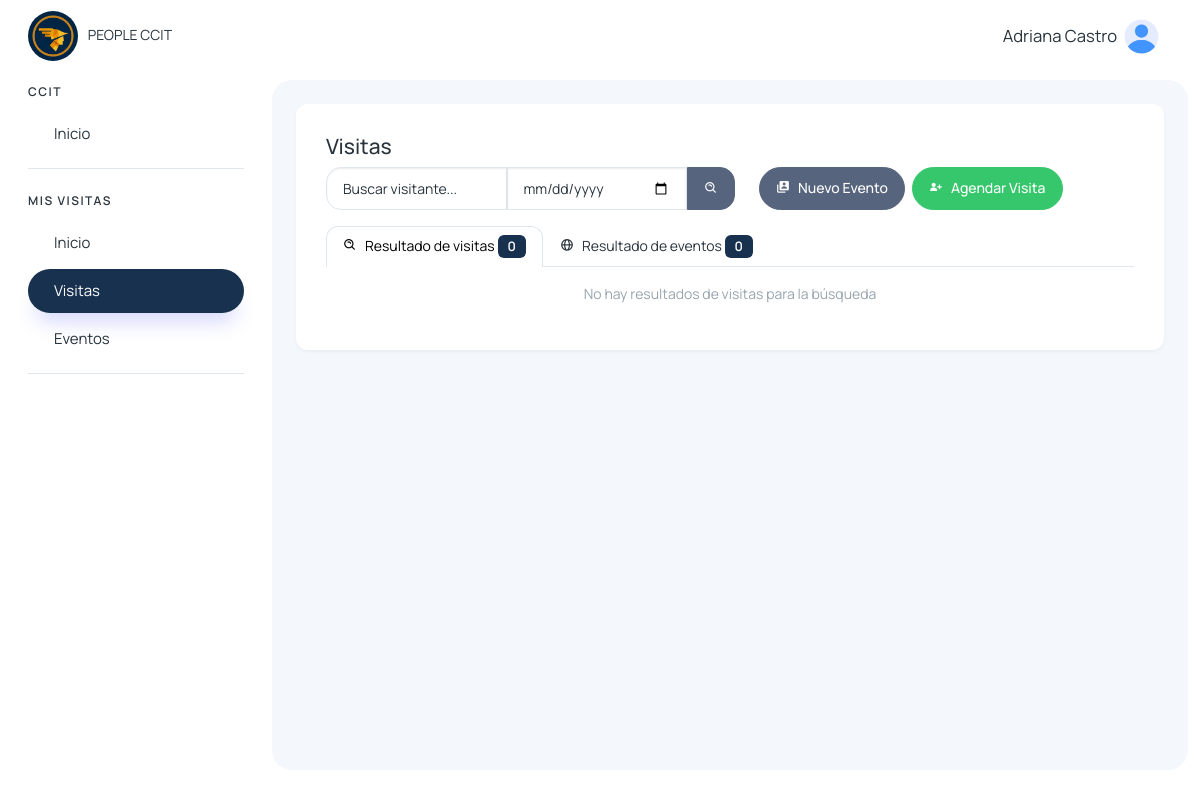
The page /colaboradores/buscar_visitas_colaborador (signed in) on the database as committed earlier.
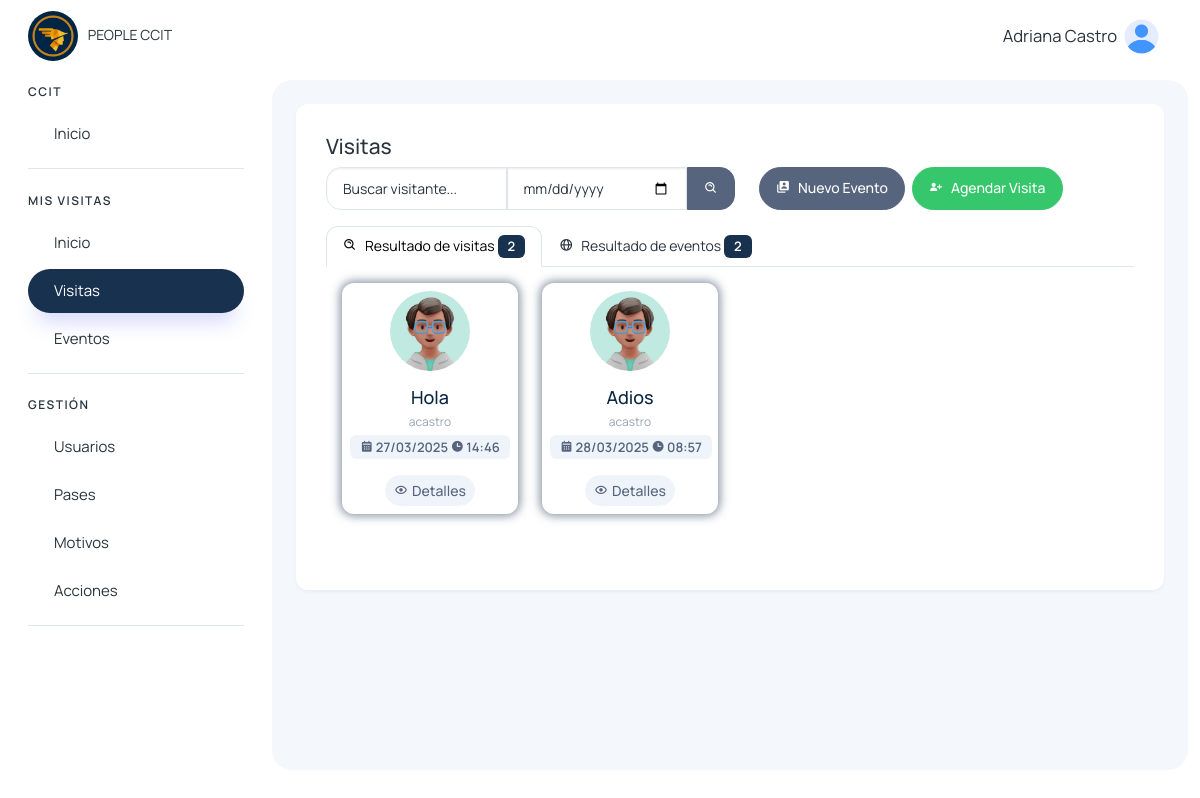
The same page on the database as committed later.
### visitantes/models.py (models this page shows, shortened)
class Visita(models.Model):
    cod_visita = models.CharField(max_length=50, unique=True)
    visitante = models.CharField(max_length=500)
    motivo = models.TextField()
    accion = models.TextField(null=True, blank=True)
    tipo = models.TextField()
    agendado_presente = models.CharField(max_length=500, null=True, blank=True)
    estado_visitante = models.CharField(max_length=500, null=True, blank=True)
    area_departamento = models.CharField(max_length=255)
    fecha_visita = models.DateField()
    hora_ingreso = models.TimeField()
    hora_salida = models.TimeField(null=True, blank=True)
    persona_visitada = models.ForeignKey(User, on_delete=models.CASCADE, related_name='visitas_recibidas')
    usuario_registro = models.ForeignKey(User, on_delete=models.CASCADE, related_name='visitas_registradas')
    num_pase = models.CharField(max_length=50, null=True, blank=True)
    foto_documento_identificacion = models.ImageField(upload_to='visitantes/', blank=True, null=True)
    created_at = models.DateTimeField(auto_now_add=True)
    updated_at = models.DateTimeField(auto_now=True)

### colaboradores/views.py (the view)
# urls.py: path('colaboradores/buscar_visitas_colaborador', views.buscar_visitas_colaborador, name='buscar_visitas_colaborador'),
@login_required
def buscar_visitas_colaborador(request):
    q = request.GET.get('q', '').strip()
    fecha_str = request.GET.get('fecha', '').strip()  # formato YYYY-MM-DD
    persona = request.user.id
    today = timezone.localdate()
    fecha_filter = None
    if fecha_str:
        try:
            fecha_filter = datetime.strptime(fecha_str, "%Y-%m-%d").date()
        except ValueError:
            fecha_filter = None
    visitantes_visita = VisitanesVisita.objects.all()
    pertenencias = PertenenciasVisitante.objects.all()
    pases = PaseAcceso.objects.all()
    pases_disponibles = PaseAcceso.objects.filter(estado_pase='Disponible').count()
    eventos = EventoCapacitacion.objects.all()  # opcional
    visitante_por_documento = {v.documento_identificacion: v.nombre for v in visitantes_visita}
    filtros_visita = Q()
    if q:
        visitantes_match = VisitanesVisita.objects.filter(nombre__icontains=q)
        cod_visitas = visitantes_match.values_list('cod_visita', flat=True).distinct()
        filtros_visita &= Q(cod_visita__in=cod_visitas)
    if fecha_filter:
        filtros_visita &= Q(fecha_visita=fecha_filter)
    visitas_result = Visita.objects.filter(filtros_visita, persona_visitada = request.user.id).order_by('fecha_visita', 'hora_ingreso')
    if q:
        evento_visitantes_match = EventoVisitante.objects.filter(nombre_visitante__icontains=q)
    else:
        evento_visitantes_match = EventoVisitante.objects.all()
    id_eventos = evento_visitantes_match.values_list('id_evento', flat=True).distinct()
    if fecha_filter:
        eventos_result = EventoCapacitacion.objects.filter(id__in=id_eventos, fecha=fecha_filter, organizador = request.user.id)
    else:
        eventos_result = EventoCapacitacion.objects.filter(id__in=id_eventos, organizador = request.user.id)
    eventos_result = eventos_result.order_by('fecha', 'hora_inicio')
    visitas_info = {}
    for visita in visitas_result:
        visitas_info[visita.cod_visita] = {
            'visita': visita,
            'visitantes': [v for v in visitantes_visita if v.cod_visita == visita.cod_visita],
            'pertenencias': [p for p in pertenencias if p.cod_visita == visita.cod_visita],
        }
    colaboradores = Colaborador.objects.filter(estado='activo')
    t_visitas = visitas_result.count()
    t_eventos = eventos_result.count()
    context = {
        'resultados_visitas': visitas_result,
        'resultados_eventos': eventos_result,
        't_visitas': t_visitas,
        't_eventos': t_eventos,
        'query': q,
        'persona': persona,
        'fecha': fecha_filter if fecha_filter else today,
        'visitantes_visita': visitantes_visita,
        'pertenencias': pertenencias,
        'visitas_info': visitas_info,
        'pases': pases,
        'eventos': eventos,
        'visitante_por_documento': visitante_por_documento,
        'pases_disponibles': pases_disponibles,
        'colaboradores': colaboradores,
    }
    return render(request, 'visitantes/colaborador/busqueda_visitas_recepcion.html', context)

### usuarios/templatetags/menu_tags.py (called while the page is built)
@register.simple_tag(takes_context=True)
def active(context, *url_names):
    request = context.get('request')
    if not request:
        return ''
    current_url = request.resolver_match.url_name
    if current_url in url_names:
        return 'active'
    return ''

### visitantes/context_processors.py (called while the page is built)
def grupos_usuario(request):
    if request.user.is_authenticated:
        grupos = request.user.groups.all()
        usuarios = User.objects.filter(is_active=True)  # Solo usuarios activos
    else:
        grupos = []
        usuarios = []
    return {
        'user_grupos': grupos,
        'users': usuarios,
    }

### templates/visitantes/colaborador/busqueda_visitas_recepcion.html (shortened to what the changed rows need)
{% extends 'layout/layout.html' %}
{% block content %}
{% load static %}
{% load dict_extras %}
<div>
    <ul class="nav nav-tabs" role="tablist" data-aos="zoom-in">
        <li class="nav-item">
            <a class="nav-link d-flex active" data-bs-toggle="tab" href="#v_agendada" role="tab">
                <span class="d-none d-md-block ms-2">Resultado de visitas
                    <span class="badge text-bg-primary">{{t_visitas}}</span>
                </span>
            </a>
        </li>
        <li class="nav-item">
            <a class="nav-link d-flex" data-bs-toggle="tab" href="#v_dentro" role="tab">
                <span class="d-none d-md-block ms-2">Resultado de eventos
                    <span class="badge text-bg-primary">{{t_eventos}}</span>
                </span>
            </a>
        </li>
    </ul>
    <div class="tab-content">
        <div class="tab-pane active" id="v_agendada" role="tabpanel">
            <div class="row p-3">
                {% for visita in resultados_visitas %}
                <div class="col-12 col-sm-12 col-md-6 col-lg-3 col-xl-3" data-aos="zoom-in">
                    <div class="card hover-img card-visita-dentro">
                        <div class="card-body p-2 text-center border-none">
                            <img src="{% static '/assets/images/profile/user-3.jpg' %}" alt="matdash-img" class="rounded-circle mb-3" width="80" height="80">
                            <h4 class="card-title mb-1">{{visita.visitante}}</h4>
                            <div class=" mb-1 row">
                                <span class="fs-2">{{visita.persona_visitada}}</span>
                            </div>
                            <span class="badge text-bg-light text-secondary">
                                <i class='bx bxs-calendar'></i> {{visita.fecha_visita | date:'d/m/Y' }}
                                <i class='bx bxs-time' ></i> {{visita.hora_ingreso}}
                            </span>
                        </div>
                        <ul class="px-2 py-2 list-unstyled d-flex align-items-center justify-content-center mb-0">
                            <li class="position-relative">
                                <button class="btn btn-light btn-sm text-secondary d-flex align-items-center justify-content-center text-center fs-3" data-bs-toggle="modal" data-bs-target="#verDetallesVisitante{{visita.id}}">
                                    <i class='bx bx-show' style="margin-right: 4px;"></i> Detalles
                                </button>
                            </li>
                        </ul>
                    </div>
                </div>
                {% empty %}
                    <div class="col-12 text-center" data-aos="zoom-in">
                        No hay resultados de visitas para la búsqueda
                    </div>
                {% endfor %}
            </div>
        </div>
    </div>
</div>
{% endblock %}

### templates/layout/layout.html (shortened to what the changed rows need)
{% load static %}
{% load menu_tags %}
<!DOCTYPE html>
<html lang="en">
<head>
    <link href='https://unpkg.com/boxicons@2.1.4/css/boxicons.min.css' rel='stylesheet'>
    <link href="https://unpkg.com/aos@2.3.1/dist/aos.css" rel="stylesheet">
    <link rel="stylesheet" href="https://cdn.jsdelivr.net/npm/sweetalert2@11.4.4/dist/sweetalert2.min.css">
    <link rel="stylesheet" href="{% static '/assets/css/styles.min.css' %}" />
</head>
<body>
  <div class="page-wrapper" id="main-wrapper" data-layout="vertical" data-navbarbg="skin6" data-sidebartype="full"
  data-sidebar-position="fixed" data-header-position="fixed">
    <aside class="left-sidebar">
        <div>
            <nav class="sidebar-nav scroll-sidebar" data-simplebar="">
                <ul id="sidebarnav">
                    {% for grupo in user_grupos %}
                        {% if grupo.name == "visitas_colaborador_group" or grupo.name == 'visitas_it_group' or grupo.name == "super_admin" %}
                            <li class="nav-small-cap">
                                <span class="hide-menu">MIS VISITAS</span>
                            </li>
                            <li class="sidebar-item">
                                <a class="sidebar-link {% active 'colaboradores_home' 'buscar_inicio_colaborador' %}" href="{% url 'colaboradores_home' %}" aria-expanded="false">
                                    <span class="hide-menu">Inicio</span>
                                </a>
                            </li>
                            <li class="sidebar-item">
                                <a class="sidebar-link {% active 'visitas_colaborador' 'buscar_visitas_colaborador' 'colaboradores-nueva-visita' 'salida_mea_visita' 'detalle_visita_agendada' 'detalle_visita_dentro' 'nueva-visita-agendada' 'editar_visita_agendada' %}" href="{% url 'visitas_colaborador' %}" aria-expanded="false">
                                    <span class="hide-menu">Visitas</span>
                                </a>
                            </li>
                            <li class="sidebar-item">
                                <a class="sidebar-link {% active 'eventos_capacitaciones_colaborador' 'buscar_eventos_colaborador' 'nuevo_evento' 'actualizar_participante' 'detalles_evento_visitas' 'detalles_evento' %}" href="{% url 'eventos_capacitaciones_colaborador' %}" aria-expanded="false">
                                    <span class="hide-menu">Eventos</span>
                                </a>
                            </li>
                        {% endif %}
                    {% endfor %}
                    {% for grupo in user_grupos %}
                        {% if grupo.name == "visitas_it_group" or grupo.name == "super_admin" %}
                            <li class="nav-small-cap">
                                <span class="hide-menu">GESTIÓN</span>
                            </li>
                            <li class="sidebar-item">
                                <a class="sidebar-link {% active 'user_list' 'buscar_user' 'edit_user' 'delete_user' 'reset_user_password' 'create_user' 'cambiar_estado_usuario' 'reset_password' 'change_password_reset' %}" href="{% url 'user_list' %}" aria-expanded="false">
                                    <span class="hide-menu">Usuarios</span>
                                </a>
                            </li>
                            <li class="sidebar-item">
                                <a class="sidebar-link {% active 'pases' 'buscar_pase' 'crear_pase' 'editar_pase' %}" href="{% url 'pases' %}" aria-expanded="false">
                                    <span class="hide-menu">Pases</span>
                                </a>
                            </li>
                            <li class="sidebar-item">
                                <a class="sidebar-link {% active 'motivos' %}" href="{% url 'motivos' %}" aria-expanded="false">
                                    <span class="hide-menu">Motivos</span>
                                </a>
                            </li>
                            <li class="sidebar-item">
                                <a class="sidebar-link {% active 'acciones' %}" href="{% url 'acciones' %}" aria-expanded="false">
                                    <span class="hide-menu">Acciones</span>
                                </a>
                            </li>
                        {% endif %}
                    {% endfor %}
                </ul>
            </nav>
        </div>
    </aside>
  <div class="body-wrapper">
            <div class="body-wrapper-inner">
                <div class="container-fluid">
                    <div class="card">
                        <div class="card-body">
                            {% block content %} {% endblock %}
                        </div>
                    </div>
                </div>
            </div>
        </div>
    </div>
</body>
</html>

Rows that differ between the two databases and show on the page:
added Visita: visitante "Hola", persona_visitada "acastro", fecha_visita "27/03/2025", hora_ingreso "14:46"
added Visita: visitante "Adios", persona_visitada "acastro", fecha_visita "28/03/2025", hora_ingreso "08:57"
Other text that changed with them:
{{ t_visitas }}: "0" → "2"
{{ t_eventos }}: "0" → "2"
text no longer shown: "No hay resultados de visitas para la búsqueda"
